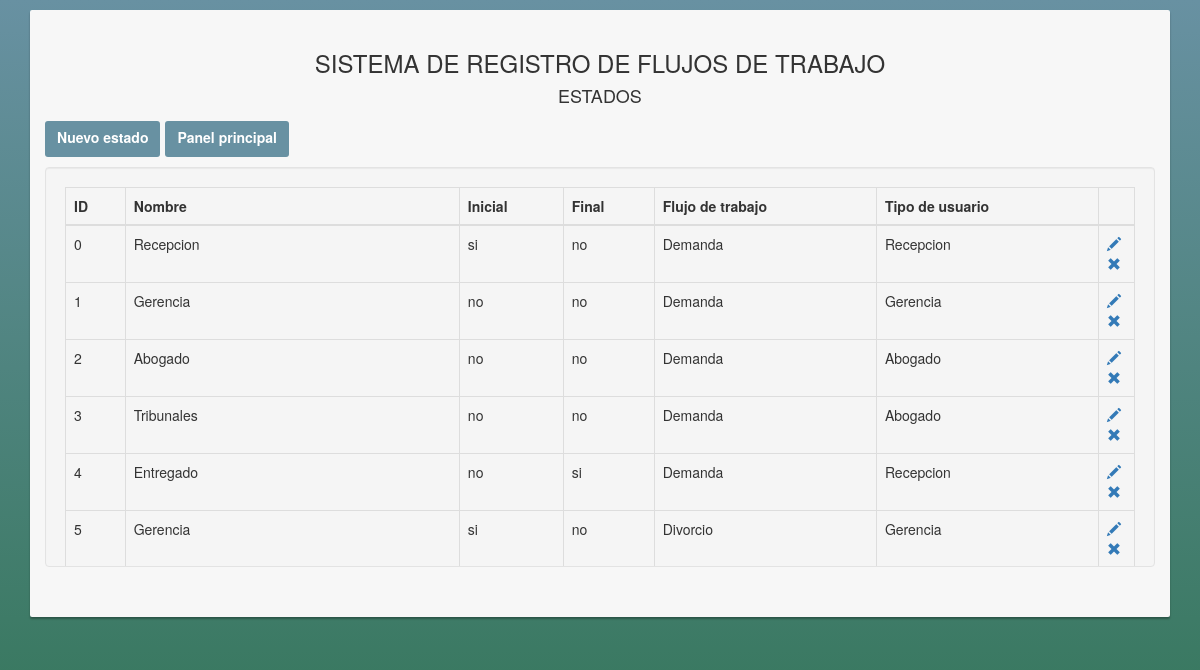
The app's page /estados/lista.php (signed in) with its own data.
### tables this page shows
CREATE TABLE `estado` (
  `id_estado` int(11) NOT NULL,
  `nombre` varchar(30) NOT NULL,
  `descripcion` varchar(80) NOT NULL,
  `id_workflow` int(11) NOT NULL,
  `inicial` int(11) NOT NULL,
  `final` int(11) NOT NULL,
  `id_tipo` int(11) NOT NULL
);

CREATE TABLE `workflow` (
  `id_workflow` int(11) NOT NULL,
  `nombre` varchar(30) NOT NULL,
  `descripcion` varchar(30) NOT NULL,
  `id_categoria` int(11) NOT NULL
);

CREATE TABLE `tipo_usuario` (
  `id_tipo` int(11) NOT NULL,
  `descripcion` varchar(30) NOT NULL
);

### estados/lista.php (the view, shortened to what this page needs)
<?php
require_once '../conexion.php';
$query= "SELECT estado.id_estado, estado.nombre as nombre_estado,estado.inicial,estado.final,workflow.nombre,tipo_usuario.descripcion
	FROM estado
	INNER JOIN workflow ON estado.id_workflow = workflow.id_workflow
	INNER JOIN tipo_usuario on estado.id_tipo = tipo_usuario.id_tipo
	ORDER BY estado.id_estado";
$result = mysqli_query($link,$query);
?>
<!DOCTYPE html>
<html>
<head>
    <link href="../css/bootstrap.css" rel="stylesheet">
    <link href="../css/style.css" rel="stylesheet">
</head>
<body>
<div class="container">
    <div class="card card-container">
        <div class="center-align">
            <h3 class="text-uppercase">Sistema de registro de flujos de trabajo</h3>
            <h4 class="text-uppercase">Estados</h4>
        </div>
        <div class="btn-toolbar">
            <a class="btn btn-primary btn-wrk" href="estado.php">Nuevo estado</a>
            <a class="btn btn-primary btn-wrk" href="../dashboard_admin.php">Panel principal</a>
        </div>
        <div class="well">
            <table class="table table-bordered table-responsive">
                <thead>
                <tr>
                    <th>ID</th>
                    <th>Nombre</th>
                    <th>Inicial</th>
                    <th>Final</th>
                    <th>Flujo de trabajo</th>
                    <th>Tipo de usuario</th>
                    <th style="width: 36px;"></th>
                </tr>
                </thead>
                <tbody>
                <?php
                if (mysqli_num_rows($result) > 0):
                    while ($row = mysqli_fetch_assoc($result)):
                        $final = 'no';
                        $inicial = 'no';
                        if ($row['inicial']=='1'){
                            $inicial = 'si';
                        }
                        if ($row['final']=='1'){
                            $final = 'si';
                        }
                        ?>
                        <tr>
                            <td><?php echo $row['id_estado'] ?></td>
                            <td><?php echo $row['nombre_estado'] ?></td>
                            <td><?php echo $inicial ?></td>
                            <td><?php echo $final ?></td>
                            <td><?php echo $row['nombre'] ?></td>
                            <td><?php echo $row['descripcion'] ?></td>
                            <td>
                                <a href="estado.php?id=<?php echo $row['id_estado'] ?>"><i
                                            class="glyphicon glyphicon-pencil"></i></a>
                                <a href="#" data-toggle="modal" class="delete-estado"
                                   data-id="<?php echo $row['id_estado'] ?>" data-target="#myModal"><i
                                            class="glyphicon glyphicon-remove"></i></a>
                            </td>
                        </tr>
                        <?php
                    endwhile;
                endif;
                ?>
                </tbody>
            </table>
        </div>
    </div>
</div>
</body>
</html>

### css/style.css (style rules this page uses)
body, html { height: 100%; background-repeat: no-repeat; background-image: linear-gradient(rgb(104, 145, 162), rgb(12, 97, 33)); }
.center-align { text-align: center; }
.card { background-color: #F7F7F7; padding: 20px 15px 30px; margin: 0 auto 25px; margin-top: 10px; -moz-border-radius: 2px; -webkit-border-radius: 2px; border-radius: 2px; -moz-box-shadow: 0px 2px 2px rgba(0, 0, 0, 0.3); -webkit-box-shadow: 0px 2px 2px rgba(0, 0, 0, 0.3); box-shadow: 0px 2px 2px rgba(0, 0, 0, 0.3); }
.well { margin-top: 10px; max-height: 400px; overflow-y: scroll; }
.btn.btn-wrk { background-color: rgb(104, 145, 162); font-weight: 700; font-size: 14px; height: 36px; -moz-border-radius: 3px; -webkit-border-radius: 3px; border-radius: 3px; border: none; -o-transition: all 0.218s; -moz-transition: all 0.218s; -webkit-transition: all 0.218s; transition: all 0.218s; }
.btn { background-color: rgb(104, 145, 162); -o-transition: all 0.218s; -moz-transition: all 0.218s; -webkit-transition: all 0.218s; transition: all 0.218s; margin-top:5px; }

### records on screen
estado: id_estado "0", nombre "Recepcion", inicial "si", final "no", id_workflow.nombre "Demanda", id_tipo.descripcion "Recepcion"
estado: id_estado "1", nombre "Gerencia", inicial "no", final "no", id_workflow.nombre "Demanda", id_tipo.descripcion "Gerencia"
estado: id_estado "2", nombre "Abogado", inicial "no", final "no", id_workflow.nombre "Demanda", id_tipo.descripcion "Abogado"
estado: id_estado "3", nombre "Tribunales", inicial "no", final "no", id_workflow.nombre "Demanda", id_tipo.descripcion "Abogado"
estado: id_estado "4", nombre "Entregado", inicial "no", final "si", id_workflow.nombre "Demanda", id_tipo.descripcion "Recepcion"
estado: id_estado "5", nombre "Gerencia", inicial "si", final "no", id_workflow.nombre "Divorcio", id_tipo.descripcion "Gerencia"
